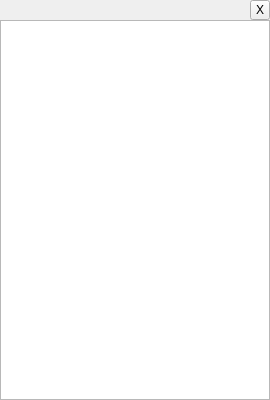
<?xml version="1.0" encoding="UTF-8"?>
<ui version="4.0">
 <class>Box</class>
 <widget class="QDialog" name="Box">
  <property name="geometry">
   <rect>
    <x>0</x>
    <y>0</y>
    <width>270</width>
    <height>400</height>
   </rect>
  </property>
  <property name="windowTitle">
   <string notr="true">Dialog</string>
  </property>
  <property name="windowOpacity">
   <double>1.000000000000000</double>
  </property>
  <property name="styleSheet">
   <string notr="true"/>
  </property>
  <layout class="QVBoxLayout" name="verticalLayout">
   <property name="spacing">
    <number>0</number>
   </property>
   <property name="leftMargin">
    <number>0</number>
   </property>
   <property name="topMargin">
    <number>0</number>
   </property>
   <property name="rightMargin">
    <number>0</number>
   </property>
   <property name="bottomMargin">
    <number>0</number>
   </property>
   <item>
    <layout class="QHBoxLayout" name="horizontalLayout">
     <property name="spacing">
      <number>0</number>
     </property>
     <item>
      <spacer name="horizontalSpacer">
       <property name="orientation">
        <enum>Qt::Horizontal</enum>
       </property>
       <property name="sizeHint" stdset="0">
        <size>
         <width>23</width>
         <height>19</height>
        </size>
       </property>
      </spacer>
     </item>
     <item>
      <widget class="QToolButton" name="close">
       <property name="minimumSize">
        <size>
         <width>20</width>
         <height>20</height>
        </size>
       </property>
       <property name="maximumSize">
        <size>
         <width>20</width>
         <height>20</height>
        </size>
       </property>
       <property name="styleSheet">
        <string notr="true"/>
       </property>
       <property name="text">
        <string notr="true">X</string>
       </property>
       <property name="iconSize">
        <size>
         <width>16</width>
         <height>16</height>
        </size>
       </property>
       <property name="checkable">
        <bool>false</bool>
       </property>
      </widget>
     </item>
    </layout>
   </item>
   <item>
    <widget class="QTextEdit" name="textEdit">
     <property name="styleSheet">
      <string notr="true"/>
     </property>
     <property name="readOnly">
      <bool>true</bool>
     </property>
     <property name="html">
      <string>&lt;!DOCTYPE HTML PUBLIC &quot;-//W3C//DTD HTML 4.0//EN&quot; &quot;http://www.w3.org/TR/REC-html40/strict.dtd&quot;&gt;
&lt;html&gt;&lt;head&gt;&lt;meta name=&quot;qrichtext&quot; content=&quot;1&quot; /&gt;&lt;style type=&quot;text/css&quot;&gt;
p, li { white-space: pre-wrap; }
&lt;/style&gt;&lt;/head&gt;&lt;body style=&quot; font-family:'MS Shell Dlg 2'; font-size:8.25pt; font-weight:400; font-style:normal;&quot;&gt;
&lt;p style=&quot;-qt-paragraph-type:empty; margin-top:0px; margin-bottom:0px; margin-left:0px; margin-right:0px; -qt-block-indent:0; text-indent:0px;&quot;&gt;&lt;br /&gt;&lt;/p&gt;&lt;/body&gt;&lt;/html&gt;</string>
     </property>
    </widget>
   </item>
  </layout>
 </widget>
 <resources/>
 <connections/>
</ui>
